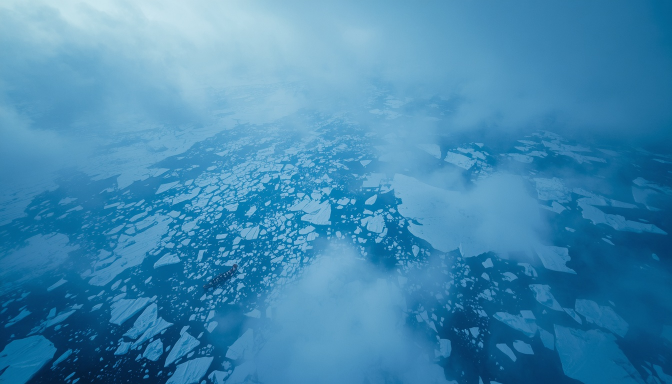
#> input picture workspace/projects/franklin/02_Images/S01_SH01_Arctic_Aerial_Master.jpg, 1344 x 768 px (shown at 1/2 size); its folder holds only this picture in this run
$ python build_asset_contact_sheets.py
#> lines starting #> are read from the running program, lines starting #| are printed output that depends on the picture
from __future__ import annotations

import json
import math
from pathlib import Path

from PIL import Image, ImageDraw, ImageFont, ImageOps


ROOT = Path.cwd()
PROJECT_ID = "franklin"

IMAGE_DIR = (
    ROOT
    / "workspace"
    / "projects"
    / PROJECT_ID
    / "02_Images"
)

OUTPUT_DIR = (
    ROOT
    / "workspace"
    / "exports"
    / PROJECT_ID
    / "asset_intelligence"
)

MANIFEST_PATH = OUTPUT_DIR / "asset_contact_manifest.json"

IMAGE_EXTENSIONS = {
    ".jpg",
    ".jpeg",
    ".png",
    ".webp",
    ".bmp",
    ".tif",
    ".tiff",
}

THUMB_WIDTH = 320
THUMB_HEIGHT = 180
LABEL_HEIGHT = 76
CELL_WIDTH = 340
CELL_HEIGHT = THUMB_HEIGHT + LABEL_HEIGHT

COLUMNS = 4
ROWS = 4
ITEMS_PER_SHEET = COLUMNS * ROWS


def safe_font(size: int):
#> called with size = 21
    candidates = [
        Path("C:/Windows/Fonts/arial.ttf"),
        Path("C:/Windows/Fonts/segoeui.ttf"),
    ]

    for candidate in candidates:
        if candidate.exists():
            return ImageFont.truetype(str(candidate), size)

    return ImageFont.load_default()


def wrap_text(
    draw: ImageDraw.ImageDraw,
    text: str,
    font,
    max_width: int,
    max_lines: int = 3,
) -> list[str]:
    words = text.split()
    lines: list[str] = []
    current = ""

    for word in words:
        candidate = f"{current} {word}".strip()
        box = draw.textbbox((0, 0), candidate, font=font)

        if box[2] - box[0] <= max_width:
            current = candidate
            continue

        if current:
            lines.append(current)

        current = word

        if len(lines) >= max_lines:
            break

    if current and len(lines) < max_lines:
        lines.append(current)

    if len(lines) == max_lines and len(" ".join(lines)) < len(text):
        lines[-1] = lines[-1].rstrip(".") + "…"

    return lines


def main() -> None:
    if not IMAGE_DIR.exists():
        raise FileNotFoundError(
            f"Папка изображений не найдена: {IMAGE_DIR}"
        )

    OUTPUT_DIR.mkdir(parents=True, exist_ok=True)

    images = sorted(
        [
            path
            for path in IMAGE_DIR.iterdir()
            if path.is_file()
            and path.suffix.lower() in IMAGE_EXTENSIONS
        ],
        key=lambda path: path.name.lower(),
    )

    if not images:
        raise RuntimeError("В папке нет изображений.")

    font_id = safe_font(21)
    font_name = safe_font(15)

    manifest: list[dict[str, object]] = []

    total_sheets = math.ceil(
        len(images) / ITEMS_PER_SHEET
    )

    for sheet_index in range(total_sheets):
        sheet = Image.new(
            "RGB",
            (
                COLUMNS * CELL_WIDTH,
                ROWS * CELL_HEIGHT,
            ),
            "white",
        )
#> sheet: PIL image 1360x1024 RGB; every value is 255

        draw = ImageDraw.Draw(sheet)

        start = sheet_index * ITEMS_PER_SHEET
        end = min(
            start + ITEMS_PER_SHEET,
            len(images),
        )

        for local_index, path in enumerate(
            images[start:end]
        ):
            asset_index = start + local_index + 1

            column = local_index % COLUMNS
            row = local_index // COLUMNS

            x = column * CELL_WIDTH
            y = row * CELL_HEIGHT

            try:
                with Image.open(path) as source:
#> source is the input picture: PIL image 1344x768 RGB; mean R, G, B 65.5, 137.6, 178.3
                    source = ImageOps.exif_transpose(source)
                    source = source.convert("RGB")

                    thumb = ImageOps.fit(
                        source,
                        (THUMB_WIDTH, THUMB_HEIGHT),
                        method=Image.Resampling.LANCZOS,
                    )
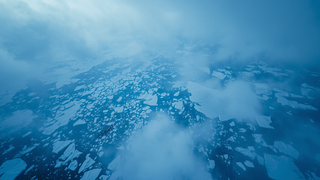
#> thumb: PIL image 320x180 RGB; mean R, G, B 65.4, 137.7, 178.4

            except Exception as exc:
                thumb = Image.new(
                    "RGB",
                    (THUMB_WIDTH, THUMB_HEIGHT),
                    "#dddddd",
                )

                error_draw = ImageDraw.Draw(thumb)
                error_draw.text(
                    (10, 70),
                    "IMAGE ERROR",
                    fill="black",
                    font=font_id,
                )

                print(f"Ошибка изображения {path}: {exc}")

            thumb_x = x + 10
            thumb_y = y + 10

            sheet.paste(
                thumb,
                (thumb_x, thumb_y),
            )
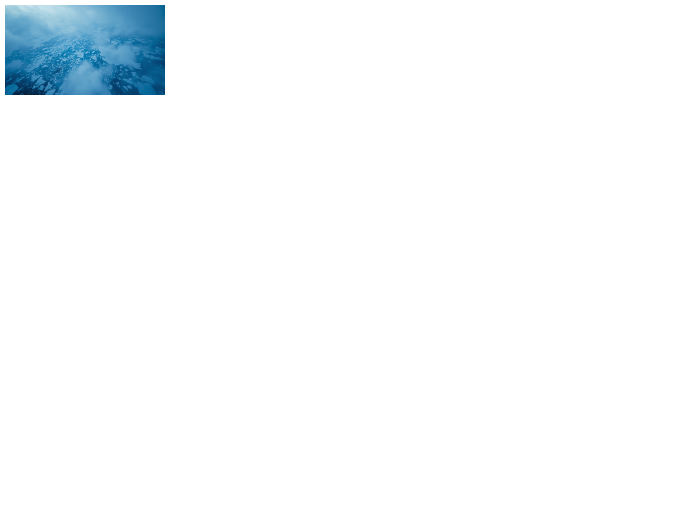
#> sheet: PIL image 1360x1024 RGB (shown at 1/2 size); mean R, G, B 247.2, 250.1, 251.8

            draw.rectangle(
                [
                    thumb_x,
                    thumb_y,
                    thumb_x + THUMB_WIDTH,
                    thumb_y + THUMB_HEIGHT,
                ],
                outline="black",
                width=2,
            )

            asset_id = f"AZ-{asset_index:03d}"

            draw.rectangle(
                [
                    thumb_x,
                    thumb_y,
                    thumb_x + 92,
                    thumb_y + 34,
                ],
                fill="black",
            )

            draw.text(
                (thumb_x + 7, thumb_y + 4),
                asset_id,
                fill="white",
                font=font_id,
            )

            filename_lines = wrap_text(
                draw,
                path.name,
                font_name,
                THUMB_WIDTH,
                max_lines=3,
            )
#> filename_lines = ['S01_SH01_Arctic_Aerial_Master.jpg']

            text_y = thumb_y + THUMB_HEIGHT + 7

            for line in filename_lines:
                draw.text(
                    (thumb_x, text_y),
                    line,
                    fill="black",
                    font=font_name,
                )
                text_y += 18
#> this loop made 1 pass
#> (line, text_y) on pass 1: ('S01_SH01_Arctic_Aerial_Master.jpg', 215)
#> after the loop, text_y = 215

            manifest.append(
                {
                    "asset_code": asset_id,
                    "filename": path.name,
                    "path": str(path.resolve()),
                    "sheet": sheet_index + 1,
                    "position": local_index + 1,
                    "semantic_description": None,
                    "tags": [],
                    "objects": [],
                    "location": None,
                    "period": None,
                    "shot_scale": None,
                    "emotion": None,
                    "recommended_visual_needs": [],
                    "exclude_visual_needs": [],
                }
            )

        output_path = (
            OUTPUT_DIR
            / f"asset_contact_sheet_{sheet_index + 1:02d}.jpg"
        )

        sheet.save(
            output_path,
            quality=92,
        )
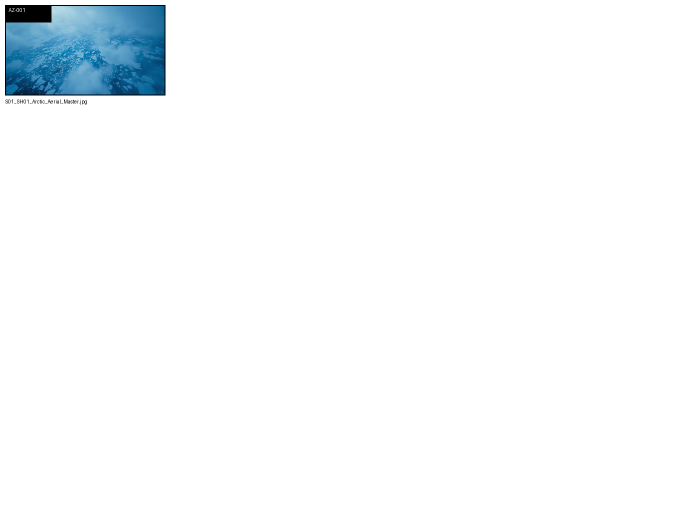
#> saved as asset_contact_sheet_01.jpg: PIL image 1360x1024 RGB (shown at 1/2 size); mean R, G, B 246.6, 249.4, 251

        print(
            f"Создан лист {sheet_index + 1}/{total_sheets}: "
            f"{output_path}"
        )

    MANIFEST_PATH.write_text(
        json.dumps(
            {
                "project_id": PROJECT_ID,
                "asset_count": len(manifest),
                "sheets": total_sheets,
                "assets": manifest,
            },
            ensure_ascii=False,
            indent=2,
        ),
        encoding="utf-8",
    )

    print()
    print("=" * 68)
    print("ASSET INTELLIGENCE CONTACT PACK")
    print("=" * 68)
    print("Изображений:", len(manifest))
    print("Контактных листов:", total_sheets)
    print("Папка:", OUTPUT_DIR)
    print("Manifest:", MANIFEST_PATH)


if __name__ == "__main__":
    main()
